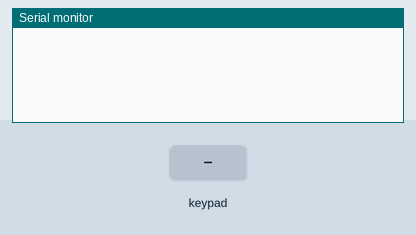
The sketch below on a simulated Arduino Mega 2560, built with avr-gcc and run on an emulated ATmega2560. Parts: the last lines printed to the serial monitor. The inputs (shaded band) are chosen by the test bench.

Above: at 1.2 s.
1.3 s: key '1' pressed
At 2.3 s:
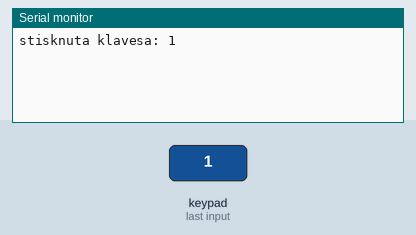
2.8 s: keypad keys 4 8 4 6 4 4 4 2 # pressed 0.4 s apart
At 7.0 s:
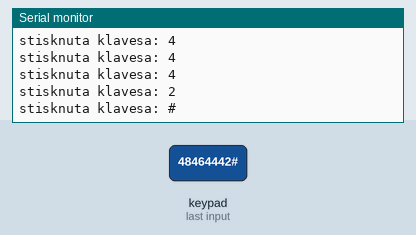
7.9 s: key 'A' pressed
At 8.5 s:
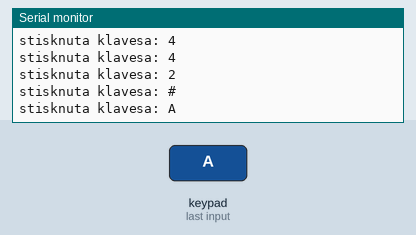
9.4 s: keypad keys 4 8 4 6 4 4 4 2 * pressed 0.4 s apart
At 13.3 s:
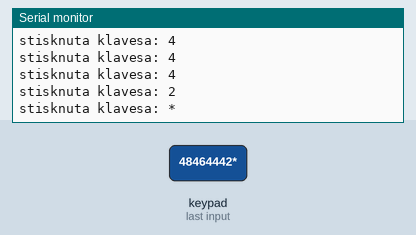
14.5 s: key 'B' pressed
At 15.7 s:
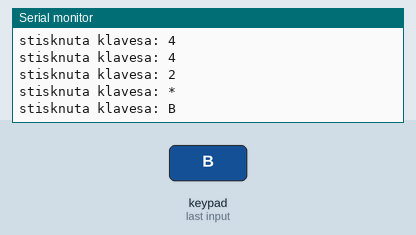
16.0 s: keypad keys 4 8 4 6 4 4 4 2 D pressed 0.4 s apart
At 20.7 s:
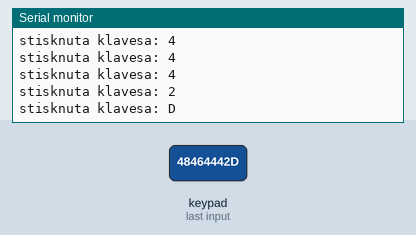
Timing chart, 0 to 22.1 s (numbered marks = the images above; inputs shaded):
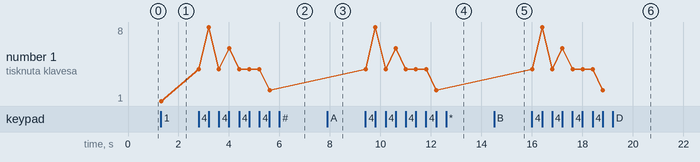

Measured:
- after the input at 1.3 s, the serial monitor: prints a new line at once (image 1)
- after the input at 2.8 s, the serial monitor: prints a new line at once (image 2)
- after the input at 7.9 s, the serial monitor: prints a new line at once (image 3)
- after the input at 9.4 s, the serial monitor: prints a new line at once (image 4)
- after the input at 14.5 s, the serial monitor: prints a new line at once (image 5)
- after the input at 16.0 s, the serial monitor: prints a new line at once (image 6)
- plotted number 1: 1 → 2 after the input at 2.8 s

The sketch:

klavesniceConsole.ino
```cpp
#include <Keypad.h>


const byte radky= 4;
const byte sloupce = 4;

char klavesy[radky][sloupce] = {
  {'1', '2', '3', 'A'},           //A - inkrementovat
  {'4', '5', '6', 'B'},           //B - dekrementovat
  {'7', '8', '9', 'C'},           //C - ok/ulozit
  {'*', '0', '#', 'D'}            //* - previous, # - next, D - zpět/neukládat/cancel
};

byte pinyRadku[radky] = {48, 46, 44, 42};
byte pinySloupcu[sloupce] = {40, 38, 36, 34};

Keypad klavesnice = Keypad(makeKeymap(klavesy), pinyRadku, pinySloupcu, radky, sloupce);

void setup() {
  Serial.begin(9600);
}

void loop() {
  char klavesa = klavesnice.getKey();
  if(klavesa){
    Serial.print("stisknuta klavesa: ");
    Serial.println(klavesa);
  }
}
```
